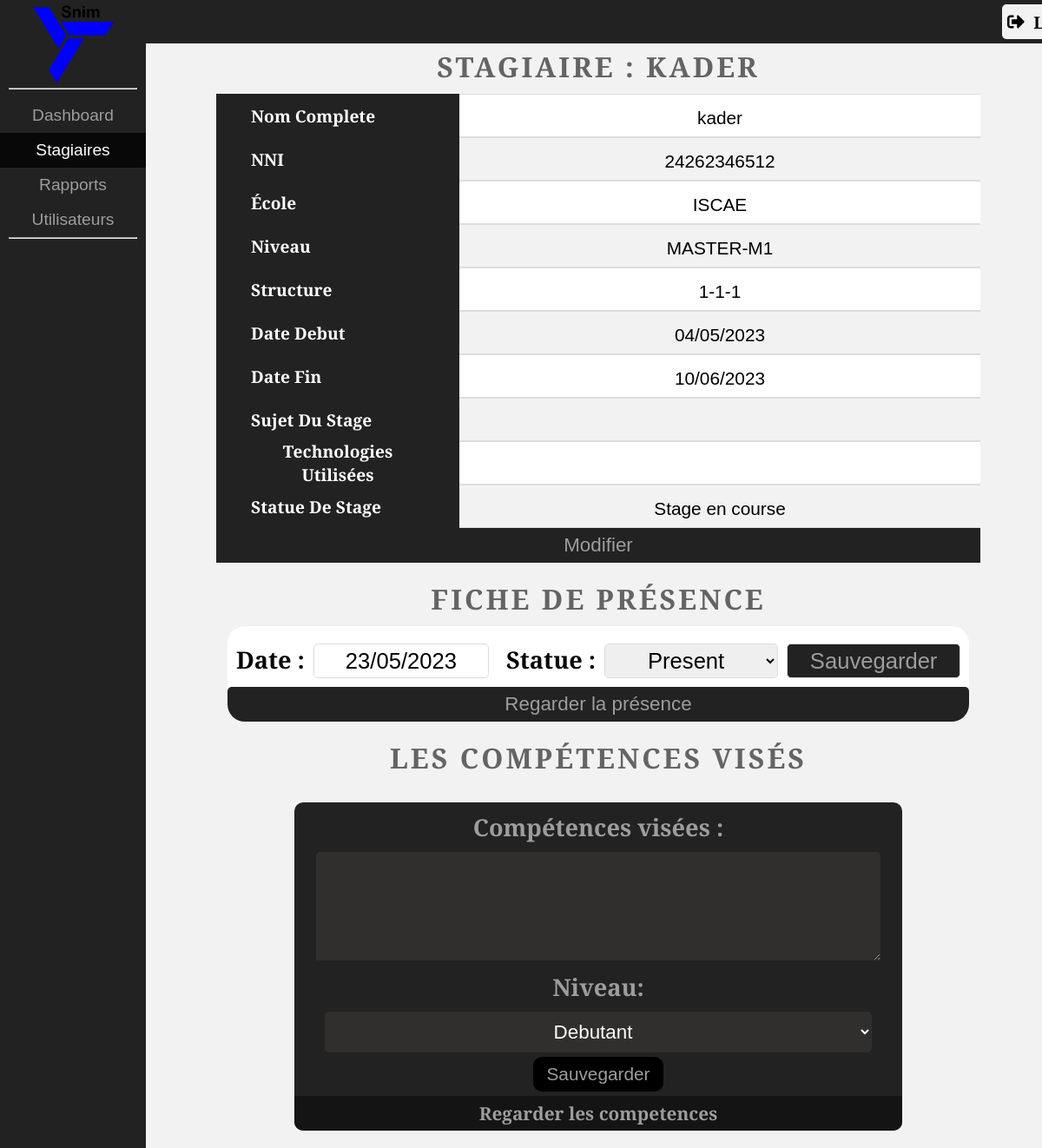
The app's page /stagiaire.php?c=17&n=kader (signed in) with its own data.
### tables this page shows
CREATE TABLE `les_stagiaires` (
  `code` varchar(50) NOT NULL,
  `nom` varchar(255) NOT NULL,
  `nni` varchar(255) NOT NULL,
  `ecole` varchar(255) NOT NULL,
  `niveau` varchar(255) NOT NULL,
  `direction` varchar(255) NOT NULL,
  `departement` varchar(255) NOT NULL,
  `service` varchar(255) NOT NULL,
  `date_debut` date NOT NULL,
  `date_fin` date NOT NULL,
  `sujet` varchar(255) DEFAULT NULL,
  `technologies` varchar(255) DEFAULT NULL
);

### stagiaire.php (the view, shortened to what this page needs)
<?php
include 'conn.php';
$usertype = $_SESSION["usertype"];
?>
<!DOCTYPE html>
<html lang="en">
<head>
  <link rel="stylesheet" href="css/style.css">
</head>
  <body>
    <nav>
      <aside>
        <img src="photos/snim.png" alt="Snim's Logo">
				<hr>
        <ul>
          <?php
          $value = $_GET['c'];
          $Nom = $_GET['n'];
          ?>
          <li><a href="dashboard.php"><input type="submit" value="Dashboard"></a></li>
          <li><a href="stagiaires.php"><div class="specific"><input type="submit" value="Stagiaires"></div></a></li>
          <li><a href="raports.php"><input type="submit" value="Rapports"></a></li>
          <?php if ($usertype == 'admin'): ?>
            <li><a href="utilisateurs.php"><input type="submit" value="Utilisateurs"></a></li>
            <?php endif; ?>
        </ul>
				<hr>
      </aside>
    </nav>
    <section class="main">
    <div class="bar">
            <form method="post">
              <button name="logout" class="logout-button">
                <img src="photos/logout.svg" alt="Logout">
                <span>Logout</span>
              </button>
            </form>
      </div>
			<div class="container">
        <?php
        $sql = "SELECT * FROM les_stagiaires WHERE code=$value";
        $result = $conn->query($sql);
        ?>
    <div class="stagiaire">
    <div class='trainer-box'>
    <h2>Stagiaire : <?php echo $Nom ?></h2>
    <table class="detail">
        <tr>
        <th>Nom Complete</th>
          <th>NNI</th>
          <th>École</th>
          <th>Niveau</th>
          <th>Structure</th>
          <th>Date debut</th>
          <th>Date fin</th>
          <th>Sujet du stage</th>
          <th>Technologies utilisées</th>
          <th>Statue de stage</th>
        </tr>
        <tbody id="trainers">
      <?php
          while ($row = $result->fetch_assoc()) {
            echo "<tr>";
            echo "<td class='first'>" . $row["nom"] . "</td>";
            echo "<td >" . $row["nni"] . "</td>";
            echo "<td class='first'>" .  $row["ecole"] . "</td>";
            echo "<td >" . $row["niveau"] . "</td>";
            $struc=$row['direction']."-".$row['departement']."-".$row['service'];
            echo "<td class='first'>" . $struc . "</td>";
            $date_debut = strtotime($row['date_debut']);
            $format_date_Debut = date('d/m/Y', $date_debut);
            echo "<td >" . $format_date_Debut . "</td>";
            $date_fin = strtotime($row['date_fin']);
            $format_date_fin = date('d/m/Y', $date_fin);
            echo "<td class='first'>" . $format_date_fin . "</td>";
            echo "<td >" . $row["sujet"] . "</td>";
            echo "<td class='first'>" . $row["technologies"] . "</td>";
            $end_date = $row["date_fin"];
            $today = new DateTime();
            $check_date=$end_date < $today->format('Y-m-d');
            if($check_date){
              $statue="Stage termine";
            }else{
              $statue="Stage en course";
            }
            echo "<td >" . $statue . "</td>";
            echo "</tr>";
        }
        $aujourdhui=date("d/m/Y");
        ?>
    </table>
    <div class="champ-edit">
    <a href="miseajour.php?c=<?php echo $value?>"><input type="submit" id="Modifier" name="Modifier" value="Modifier"></a>
    </div>
    </div>
    </div>
    </div>
    <div class="presense">
      <h2>Fiche de présence</h2>
      <div class="presense_container">
        <div class="presense_champ">
          <form method="post">
            <label for="date">Date :</label>
            <input type="text" name="date" value="<?php echo $aujourdhui?>" id="date">
            <label for="statue">Statue :</label>
            <select name="statue" id="statue">
            <option value="Present">Present</option>
          </select>
          <input type="submit" id="Sauvegarder" name="Sauvegarder" value="Sauvegarder">
        </div>
      </div>
      <a href="presence.php?c=<?php echo $value?>&n=<?php echo $Nom?>"><input type="button" id="Presence" name="Presence" value="Regarder la présence"></a>
    </div>
    <h2>Les compétences visés</h2>
    <div class="competance">
      <div class="champ-competance">
        <form method="post">
        <label for="competences">Compétences visées :</label>
        <textarea name="competences" required id="competences" rows="5"></textarea>
        <label for="niveau" >Niveau:</label>
        <select required id="comp" name="comp">
          <option value="Debutant">Debutant</option>
        </select>
        <input type="submit" id="competance" name="competance" value="Sauvegarder">
        <a href="stagiaire_competence.php?c=<?php echo $value?>&n=<?php echo $Nom?>"><input type="button" id="stagiaire_competance" name="stagiaire_competance" value="Regarder les competences"></a>
        </form>
      </div>
    </div>
      </section>
</body>
</html>

### records on screen
les_stagiaires: nom "kader", nni "24262346512", ecole "ISCAE", niveau "MASTER-M1", struc "1-1-1", date_debut "04/05/2023", date_fin "10/06/2023", date_fin "Stage en course"

### other values on screen
$Nom "KADER"
